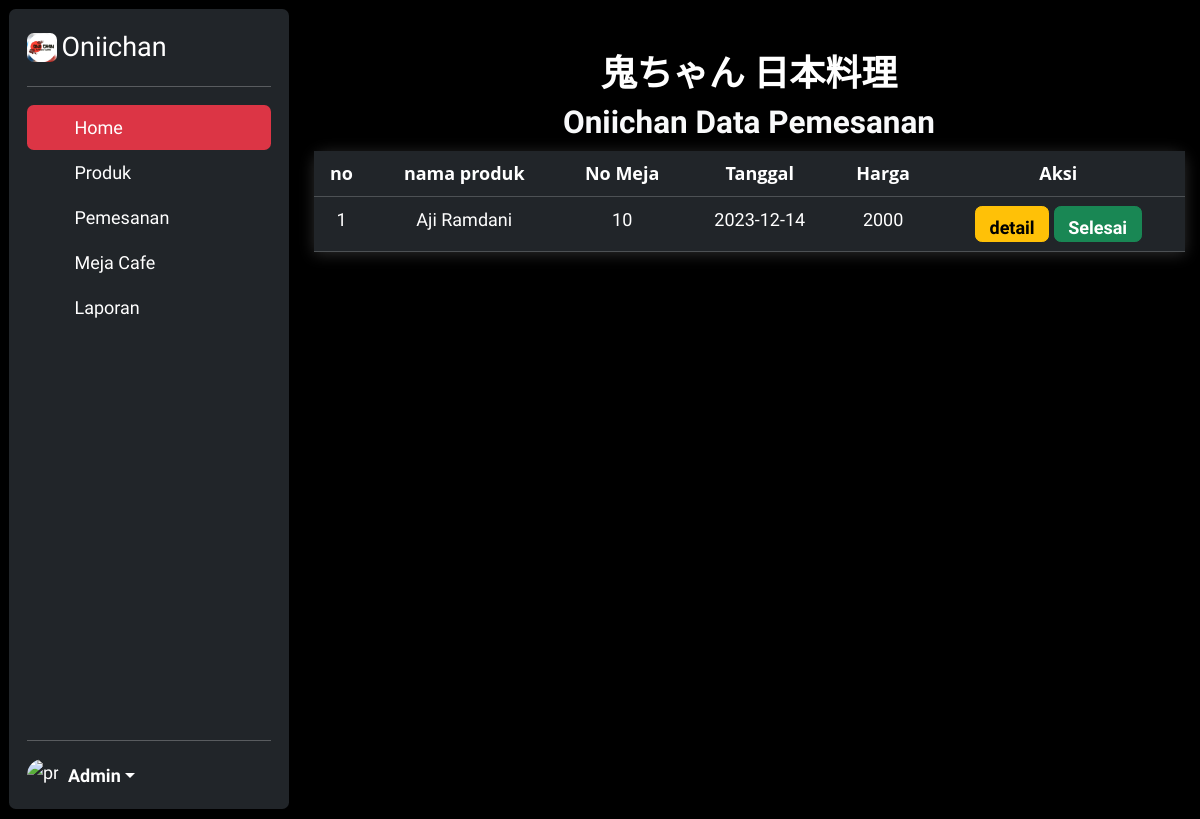
/dashbord.php?admin=pemesanan, run on the app's committed database.
### tables this page shows
CREATE TABLE `tb_pemesanan` (
  `id_pemesanan` int(11) NOT NULL,
  `id_pengunjung` int(11) NOT NULL,
  `tgl_pemesanan` date NOT NULL,
  `total_pemesanan` int(11) NOT NULL,
  `status_pemesanan` varchar(100) NOT NULL DEFAULT 'pending'
);

CREATE TABLE `tb_pengunjung` (
  `id_pengunjung` int(11) NOT NULL,
  `nama_pengunjung` varchar(50) NOT NULL,
  `no_meja` varchar(25) NOT NULL
);

### admin/pemesanan.php (the view, shortened to what this page needs)
 <body style="background-color: black">
 <div class="container" style="position:relative; margin:2px; top: 50px;  display: flex; flex-direction: column; align-items:center;">
 <h2 style="font-family: 'inter',sans-serif; font-weight: bold; color: white;">鬼ちゃん 日本料理</h2>
 <h3 class="fw-bold text-light">Oniichan Data Pemesanan</h3>
 <table class="table table-dark">
  <thead>
    <tr>
      <th scope="col">no</th>
      <th scope="col">nama produk</th>
      <th scope="col">No Meja</th>
      <th scope="col">Tanggal</th>
      <th scope="col">Harga</th>
      <th scope="col">Aksi</th>
    </tr>
  </thead>
  <tbody>
  <?php
            $nomor=1;
        $ambil = $koneksi->query("SELECT * FROM tb_pemesanan
        JOIN tb_pengunjung ON tb_pemesanan.id_pengunjung = tb_pengunjung.id_pengunjung");
        while($pecah = $ambil->fetch_assoc()){
      ?>
          <tr>
              <td><?php echo $nomor; ?></td>
              <td><?php echo $pecah['nama_pengunjung']; ?></td>
              <td><?php echo $pecah['no_meja']; ?></td>
              <td><?php echo $pecah['tgl_pemesanan']; ?></td>
              <td><?php echo $pecah['total_pemesanan']; ?></td>
      <td>
      <a href="dashbord.php?admin=detail&id=<?php echo $pecah['id_pemesanan']; ?>" class="btn btn-warning">detail</a>
                <a href="dashbord.php?admin=detail&id=<?php echo $pecah['id_pemesanan']; ?>" class="btn btn-success">Selesai</a>
  </td>
    </tr>
 <?php
    }
    ?>
  </tbody>
</table>
 </div>
 </body>

### css/style.css (style rules this page uses)
* { margin: 0; padding: 0; font-family: 'Work Sans', sans-serif; font-size: 18px; }
table { width: 100%; border-collapse: collapse; border-spacing: 0; box-shadow: 0 2px 15px rgba(64, 64, 64, .7); border-radius: 12px 12px 0 0; margin-bottom: 50px; }
td, th { padding: 10px 16px; text-align: center; }
th { background-color: #584e46; color: #fafafa; font-family: 'Open Sans', Sans-serif; font-weight: bold; }
tr { width: 100%; background-color: #fafafa; font-family: 'Montserrat', sans-serif; }
.btn { font-weight: 700; height: 36px; -moz-user-select: none; -webkit-user-select: none; user-select: none; cursor: default; }

### dashbord.php (style rules this page uses)
body { background-color:#0000; }

### data on the page
tb_pemesanan: nomor "1", id_pengunjung.nama_pengunjung "Aji Ramdani", id_pengunjung.no_meja "10", tgl_pemesanan "2023-12-14", total_pemesanan "2000"
